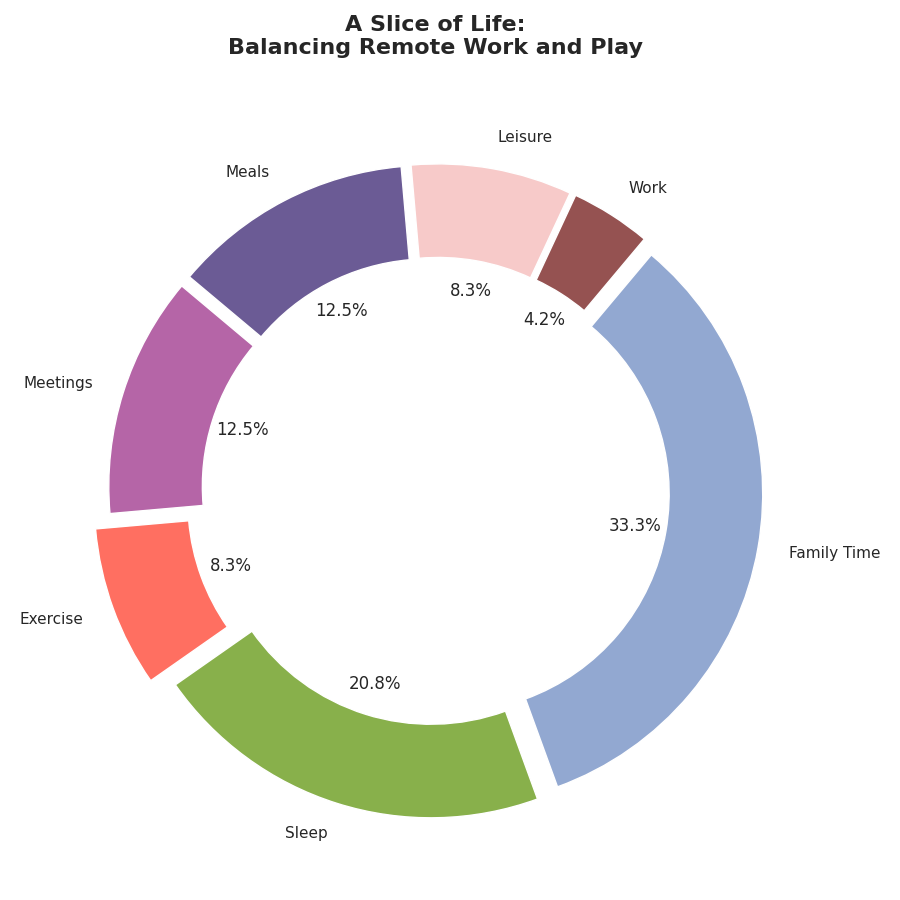

This chart was generated by the following Python code:
import matplotlib.pyplot as plt
import numpy as np

activities = ['Meetings', 'Exercise', 'Sleep', 'Family Time', 'Work', 'Leisure', 'Meals']
hours = np.array([3, 2, 5, 8, 1, 2, 3])
colors = ['#B565A7', '#FF6F61', '#88B04B', '#92A8D1', '#955251', '#F7CAC9', '#6B5B95']  # shuffled colors

fig, ax = plt.subplots(figsize=(9, 9))

explode = [0.1 if activity == 'Exercise' else 0.05 for activity in activities]
ax.pie(
    hours, 
    labels=activities, 
    autopct='%1.1f%%', 
    startangle=140, 
    colors=colors, 
    explode=explode,
    wedgeprops=dict(width=0.3)
)

ax.set_aspect('equal')
plt.title("A Slice of Life:\nBalancing Remote Work and Play", fontsize=16, fontweight='bold', y=1.05)
plt.tight_layout()
plt.show()
